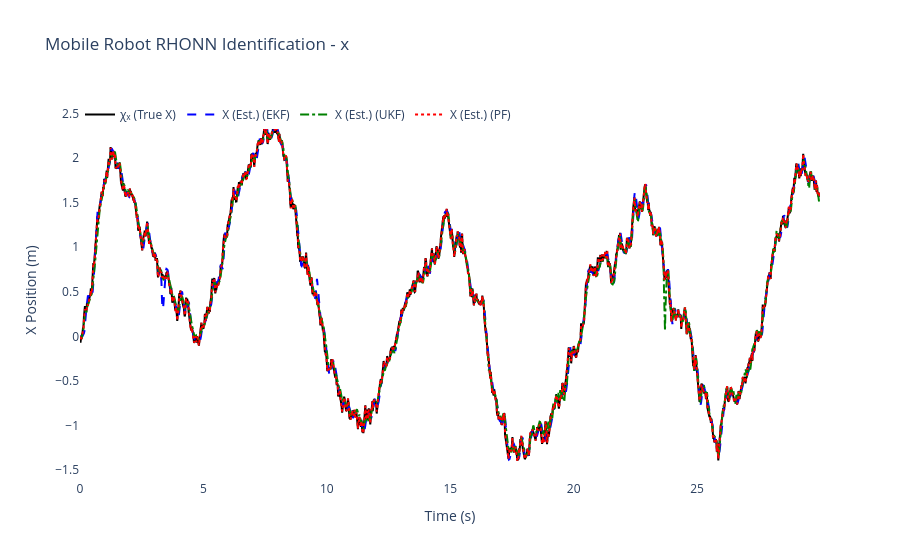
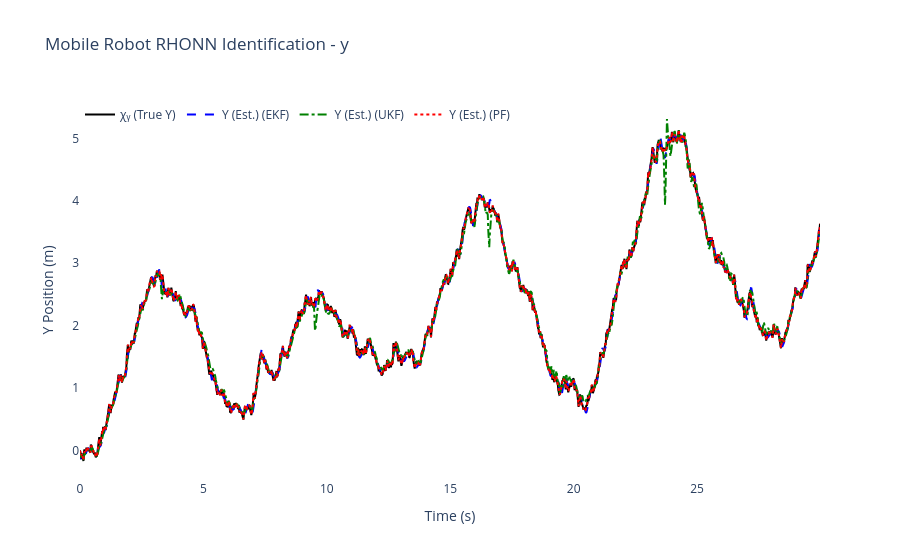
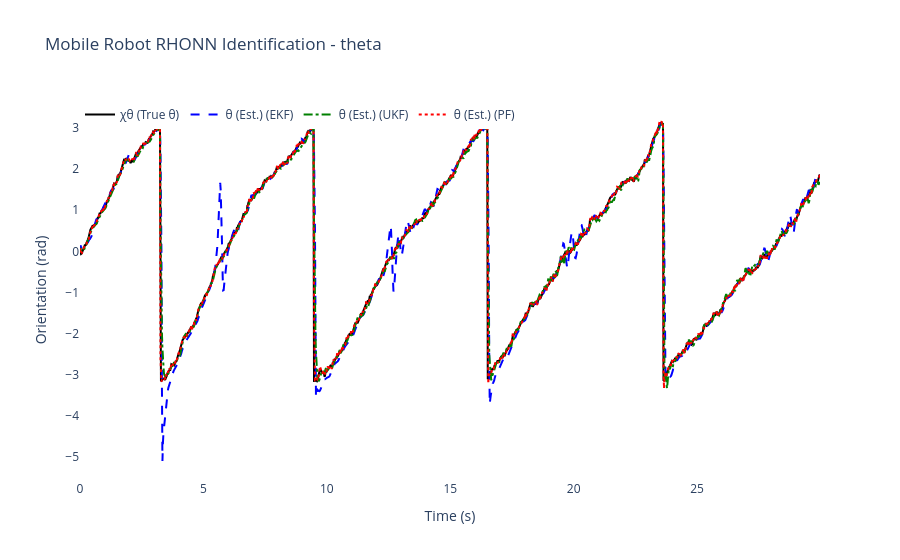
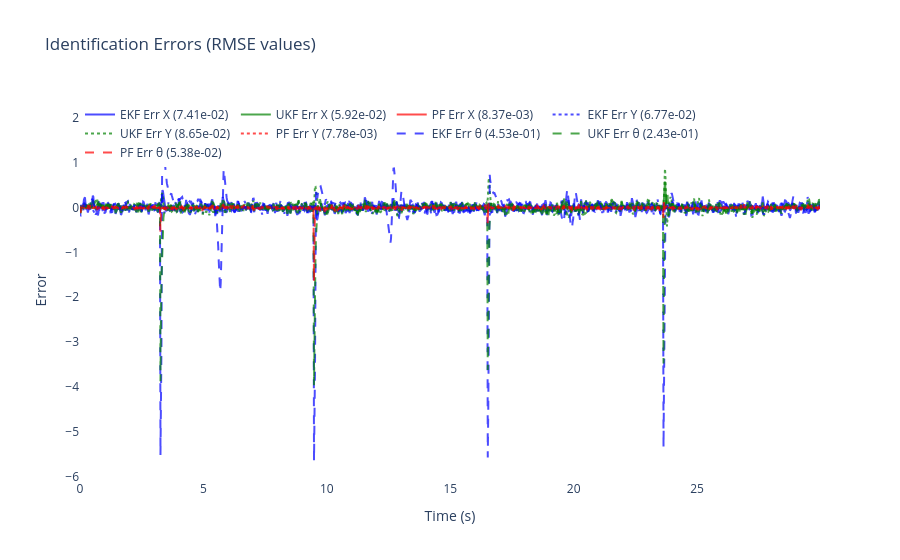

The notebook cell saved with these charts, in order:
### Code cell
# ============================================================
# 6) Results & plots for Differential Drive Mobile Robot
# ============================================================

# compute RMSE per state and per filter
rmse_x_ekf = np.sqrt(np.mean((x_true[:, 0] - x_hat_ekf[:, 0])**2))
rmse_y_ekf = np.sqrt(np.mean((x_true[:, 1] - x_hat_ekf[:, 1])**2))
rmse_theta_ekf = np.sqrt(np.mean((x_true[:, 2] - x_hat_ekf[:, 2])**2))

rmse_x_ukf = np.sqrt(np.mean((x_true[:, 0] - x_hat_ukf[:, 0])**2))
rmse_y_ukf = np.sqrt(np.mean((x_true[:, 1] - x_hat_ukf[:, 1])**2))
rmse_theta_ukf = np.sqrt(np.mean((x_true[:, 2] - x_hat_ukf[:, 2])**2))

rmse_x_pf = np.sqrt(np.mean((x_true[:, 0] - x_hat_pf[:, 0])**2))
rmse_y_pf = np.sqrt(np.mean((x_true[:, 1] - x_hat_pf[:, 1])**2))
rmse_theta_pf = np.sqrt(np.mean((x_true[:, 2] - x_hat_pf[:, 2])**2))

# total RMSE (combined across states)
rmse_total_ekf = np.sqrt(rmse_x_ekf**2 + rmse_y_ekf**2 + rmse_theta_ekf**2)
rmse_total_ukf = np.sqrt(rmse_x_ukf**2 + rmse_y_ukf**2 + rmse_theta_ukf**2)
rmse_total_pf = np.sqrt(rmse_x_pf**2 + rmse_y_pf**2 + rmse_theta_pf**2)
rmse_totals = {'EKF': rmse_total_ekf, 'UKF': rmse_total_ukf, 'PF': rmse_total_pf}
best_filter = min(rmse_totals, key=rmse_totals.get)


print("🎯" + "="*65)
print(f"🏆 MEJOR FILTRO: {best_filter} (RMSE total: {rmse_totals[best_filter]:.6f})")
print(f"🎲 SEMILLA USADA: {RANDOM_SEED}")
print("="*67)


print(f"\nFinal EKF-RHONN Weights:")
for i in range(3):
    state_names = ['x', 'y', 'theta']
    print(f"  Neuron {i+1} ({state_names[i]}): {ekf_trainer.weights[i]}")

print(f"\nFinal UKF-RHONN Weights:")
for i in range(3):
    state_names = ['x', 'y', 'theta']
    print(f"  Neuron {i+1} ({state_names[i]}): {ukf_trainer.weights[i]}")

print(f"\nFinal PF-RHONN Weight Estimates:")
pf_estimates = pf_trainer.get_estimate()
for i in range(3):
    state_names = ['x', 'y', 'theta']
    print(f"  Neuron {i+1} ({state_names[i]}): {pf_estimates[i]}")

print("\n--- Performance Comparison (RMSE) ---")
print(f"EKF RMSE x:     {rmse_x_ekf:.6f}")
print(f"EKF RMSE y:     {rmse_y_ekf:.6f}")
print(f"EKF RMSE theta: {rmse_theta_ekf:.6f}")
print(f"UKF RMSE x:     {rmse_x_ukf:.6f}")
print(f"UKF RMSE y:     {rmse_y_ukf:.6f}")
print(f"UKF RMSE theta: {rmse_theta_ukf:.6f}")
print(f"PF  RMSE x:     {rmse_x_pf:.6f}")
print(f"PF  RMSE y:     {rmse_y_pf:.6f}")
print(f"PF  RMSE theta: {rmse_theta_pf:.6f}")

states_info = [
    {'idx': 0, 'var': 'x', 'desc': 'X Position', 'y_label': 'X Position (m)', 'chi': 'χₓ (True X)', 'x': 'X (Est.)'},
    {'idx': 1, 'var': 'y', 'desc': 'Y Position', 'y_label': 'Y Position (m)', 'chi': 'χᵧ (True Y)', 'x': 'Y (Est.)'},
    {'idx': 2, 'var': 'theta', 'desc': 'Orientation', 'y_label': 'Orientation (rad)', 'chi': 'χθ (True θ)', 'x': 'θ (Est.)'}
]

for state_info in states_info:
    i = state_info['idx']
    trace_plant = go.Scatter(x=t_history, y=x_true[:, i], mode='lines', name=state_info['chi'], line=dict(color='black', width=2))
    trace_ekf = go.Scatter(x=t_history, y=x_hat_ekf[:, i], mode='lines', name=f"{state_info['x']} (EKF)", line=dict(dash='dash', color='blue'))
    trace_ukf = go.Scatter(x=t_history, y=x_hat_ukf[:, i], mode='lines', name=f"{state_info['x']} (UKF)", line=dict(dash='dashdot', color='green'))
    trace_pf = go.Scatter(x=t_history, y=x_hat_pf[:, i], mode='lines', name=f"{state_info['x']} (PF)", line=dict(dash='dot', color='red'))
    fig = go.Figure([trace_plant, trace_ekf, trace_ukf, trace_pf])
    fig.update_layout(title=f'Mobile Robot RHONN Identification - {state_info["var"]}', xaxis_title='Time (s)', yaxis_title=state_info['y_label'], legend=dict(x=0, y=1, orientation='h'), font=dict(size=12), plot_bgcolor='white', paper_bgcolor='white')
    fig.show()

error_x_ekf = x_true[:, 0] - x_hat_ekf[:, 0]
error_y_ekf = x_true[:, 1] - x_hat_ekf[:, 1]
error_theta_ekf = x_true[:, 2] - x_hat_ekf[:, 2]
error_x_ukf = x_true[:, 0] - x_hat_ukf[:, 0]
error_y_ukf = x_true[:, 1] - x_hat_ukf[:, 1]
error_theta_ukf = x_true[:, 2] - x_hat_ukf[:, 2]
error_x_pf = x_true[:, 0] - x_hat_pf[:, 0]
error_y_pf = x_true[:, 1] - x_hat_pf[:, 1]
error_theta_pf = x_true[:, 2] - x_hat_pf[:, 2]

fig2 = go.Figure()
fig2.add_trace(go.Scatter(x=t_history, y=error_x_ekf, mode='lines', name=f'EKF Err X ({rmse_x_ekf:.2e})', opacity=0.7, line=dict(color='blue')))
fig2.add_trace(go.Scatter(x=t_history, y=error_x_ukf, mode='lines', name=f'UKF Err X ({rmse_x_ukf:.2e})', opacity=0.7, line=dict(color='green')))
fig2.add_trace(go.Scatter(x=t_history, y=error_x_pf, mode='lines', name=f'PF Err X ({rmse_x_pf:.2e})', opacity=0.7, line=dict(color='red')))
fig2.add_trace(go.Scatter(x=t_history, y=error_y_ekf, mode='lines', name=f'EKF Err Y ({rmse_y_ekf:.2e})', opacity=0.7, line=dict(color='blue', dash='dot')))
fig2.add_trace(go.Scatter(x=t_history, y=error_y_ukf, mode='lines', name=f'UKF Err Y ({rmse_y_ukf:.2e})', opacity=0.7, line=dict(color='green', dash='dot')))
fig2.add_trace(go.Scatter(x=t_history, y=error_y_pf, mode='lines', name=f'PF Err Y ({rmse_y_pf:.2e})', opacity=0.7, line=dict(color='red', dash='dot')))
fig2.add_trace(go.Scatter(x=t_history, y=error_theta_ekf, mode='lines', name=f'EKF Err θ ({rmse_theta_ekf:.2e})', opacity=0.7, line=dict(color='blue', dash='dash')))
fig2.add_trace(go.Scatter(x=t_history, y=error_theta_ukf, mode='lines', name=f'UKF Err θ ({rmse_theta_ukf:.2e})', opacity=0.7, line=dict(color='green', dash='dash')))
fig2.add_trace(go.Scatter(x=t_history, y=error_theta_pf, mode='lines', name=f'PF Err θ ({rmse_theta_pf:.2e})', opacity=0.7, line=dict(color='red', dash='dash')))
fig2.update_layout(title='Identification Errors (RMSE values)', xaxis_title='Time (s)', yaxis_title='Error', legend=dict(x=0, y=1, orientation='h'), font=dict(size=12), plot_bgcolor='white', paper_bgcolor='white')
fig2.show()

# 2D Trajectory plot
fig_trajectory = go.Figure()
fig_trajectory.add_trace(go.Scatter(x=x_true[:, 0], y=x_true[:, 1], mode='lines', name='True', line=dict(color='black', width=3)))
fig_trajectory.add_trace(go.Scatter(x=x_hat_ekf[:, 0], y=x_hat_ekf[:, 1], mode='lines', name='EKF', line=dict(color='blue', width=2, dash='dash')))
fig_trajectory.add_trace(go.Scatter(x=x_hat_ukf[:, 0], y=x_hat_ukf[:, 1], mode='lines', name='UKF', line=dict(color='green', width=2, dash='dashdot')))
fig_trajectory.add_trace(go.Scatter(x=x_hat_pf[:, 0], y=x_hat_pf[:, 1], mode='lines', name='PF', line=dict(color='red', width=2, dash='dot')))
fig_trajectory.add_trace(go.Scatter(x=[x_true[0, 0]], y=[x_true[0, 1]], mode='markers', name='Start', marker=dict(color='green', size=10, symbol='star')))
fig_trajectory.add_trace(go.Scatter(x=[x_true[-1, 0]], y=[x_true[-1, 1]], mode='markers', name='End', marker=dict(color='red', size=10, symbol='square')))
fig_trajectory.update_layout(title='Trajectory Comparison (Optimized Params)', xaxis_title='X (m)', yaxis_title='Y (m)', font=dict(size=12), plot_bgcolor='white', paper_bgcolor='white', showlegend=True)
fig_trajectory.show()


# === RESUMEN DE RENDIMIENTO CON SEMILLA ===
print("\n📊 RMSE Desglosado por Filtro:")
print(f"   EKF: {rmse_total_ekf:.6f}  |  UKF: {rmse_total_ukf:.6f}  |  PF: {rmse_total_pf:.6f}")
print(f"\n💡 Para reproducir estos resultados:")
print(f"   Principal: RANDOM_SEED = {RANDOM_SEED}")
print(f"   DE Optim.: DE_SEED = {(RANDOM_SEED + 12345) % 100000}")
print(f"   (Cambia línea 8 en celda 4 para usar semilla principal)")

# --- Parameter summary ---
print("\n--- Optimized Parameter Summary ---")
print(f"EKF params: Q={ekf_trainer.Q[0][0,0]:.3e} R={ekf_trainer.R[0][0]:.3e} P0~{ekf_trainer.P[0][0,0]:.3e} eta={ekf_trainer.eta:.3f}")
print(f"UKF params: alpha={ukf_trainer.alpha:.3e} eta={ukf_trainer.eta:.3f} Qdiag={ukf_trainer.Q[0][0,0]:.3e} R={ukf_trainer.R[0][0]:.3e}")
print(f"PF params: Q_std={pf_trainer.Q_std} R_std={pf_trainer.R_std} ESS_th={pf_trainer.ess_threshold:.1f} n_particles={pf_trainer.n_particles}")

print("\nOptimization + simulation complete.")

### Figure 1 — Plotly figure (JSON) as saved in the notebook; plotly's stock layout.template omitted (floating-point values rounded to 4 significant figures; data arrays with more than 128 entries replaced by an {"elided": "..."} marker saying what was removed)
{"data": [{"line": {"color": "black", "width": 2}, "mode": "lines", "name": "χₓ (True X)", "type": "scatter", "x": {"elided": "1500 float values"}, "y": {"elided": "1500 float values"}}, {"line": {"color": "blue", "dash": "dash"}, "mode": "lines", "name": "X (Est.) (EKF)", "type": "scatter", "x": {"elided": "1500 float values"}, "y": {"elided": "1500 float values"}}, {"line": {"color": "green", "dash": "dashdot"}, "mode": "lines", "name": "X (Est.) (UKF)", "type": "scatter", "x": {"elided": "1500 float values"}, "y": {"elided": "1500 float values"}}, {"line": {"color": "red", "dash": "dot"}, "mode": "lines", "name": "X (Est.) (PF)", "type": "scatter", "x": {"elided": "1500 float values"}, "y": {"elided": "1500 float values"}}], "layout": {"font": {"size": 12}, "legend": {"orientation": "h", "x": 0, "y": 1}, "paper_bgcolor": "white", "plot_bgcolor": "white", "title": {"text": "Mobile Robot RHONN Identification - x"}, "xaxis": {"title": {"text": "Time (s)"}}, "yaxis": {"title": {"text": "X Position (m)"}}}}

### Figure 2 — Plotly figure (JSON) as saved in the notebook; plotly's stock layout.template omitted (floating-point values rounded to 4 significant figures; data arrays with more than 128 entries replaced by an {"elided": "..."} marker saying what was removed)
{"data": [{"line": {"color": "black", "width": 2}, "mode": "lines", "name": "χᵧ (True Y)", "type": "scatter", "x": {"elided": "1500 float values"}, "y": {"elided": "1500 float values"}}, {"line": {"color": "blue", "dash": "dash"}, "mode": "lines", "name": "Y (Est.) (EKF)", "type": "scatter", "x": {"elided": "1500 float values"}, "y": {"elided": "1500 float values"}}, {"line": {"color": "green", "dash": "dashdot"}, "mode": "lines", "name": "Y (Est.) (UKF)", "type": "scatter", "x": {"elided": "1500 float values"}, "y": {"elided": "1500 float values"}}, {"line": {"color": "red", "dash": "dot"}, "mode": "lines", "name": "Y (Est.) (PF)", "type": "scatter", "x": {"elided": "1500 float values"}, "y": {"elided": "1500 float values"}}], "layout": {"font": {"size": 12}, "legend": {"orientation": "h", "x": 0, "y": 1}, "paper_bgcolor": "white", "plot_bgcolor": "white", "title": {"text": "Mobile Robot RHONN Identification - y"}, "xaxis": {"title": {"text": "Time (s)"}}, "yaxis": {"title": {"text": "Y Position (m)"}}}}

### Figure 3 — Plotly figure (JSON) as saved in the notebook; plotly's stock layout.template omitted (floating-point values rounded to 4 significant figures; data arrays with more than 128 entries replaced by an {"elided": "..."} marker saying what was removed)
{"data": [{"line": {"color": "black", "width": 2}, "mode": "lines", "name": "χθ (True θ)", "type": "scatter", "x": {"elided": "1500 float values"}, "y": {"elided": "1500 float values"}}, {"line": {"color": "blue", "dash": "dash"}, "mode": "lines", "name": "θ (Est.) (EKF)", "type": "scatter", "x": {"elided": "1500 float values"}, "y": {"elided": "1500 float values"}}, {"line": {"color": "green", "dash": "dashdot"}, "mode": "lines", "name": "θ (Est.) (UKF)", "type": "scatter", "x": {"elided": "1500 float values"}, "y": {"elided": "1500 float values"}}, {"line": {"color": "red", "dash": "dot"}, "mode": "lines", "name": "θ (Est.) (PF)", "type": "scatter", "x": {"elided": "1500 float values"}, "y": {"elided": "1500 float values"}}], "layout": {"font": {"size": 12}, "legend": {"orientation": "h", "x": 0, "y": 1}, "paper_bgcolor": "white", "plot_bgcolor": "white", "title": {"text": "Mobile Robot RHONN Identification - theta"}, "xaxis": {"title": {"text": "Time (s)"}}, "yaxis": {"title": {"text": "Orientation (rad)"}}}}

### Figure 4 — Plotly figure (JSON) as saved in the notebook; plotly's stock layout.template omitted (floating-point values rounded to 4 significant figures; data arrays with more than 128 entries replaced by an {"elided": "..."} marker saying what was removed)
{"data": [{"line": {"color": "blue"}, "mode": "lines", "name": "EKF Err X (7.41e-02)", "opacity": 0.7, "type": "scatter", "x": {"elided": "1500 float values"}, "y": {"elided": "1500 float values"}}, {"line": {"color": "green"}, "mode": "lines", "name": "UKF Err X (5.92e-02)", "opacity": 0.7, "type": "scatter", "x": {"elided": "1500 float values"}, "y": {"elided": "1500 float values"}}, {"line": {"color": "red"}, "mode": "lines", "name": "PF Err X (8.37e-03)", "opacity": 0.7, "type": "scatter", "x": {"elided": "1500 float values"}, "y": {"elided": "1500 float values"}}, {"line": {"color": "blue", "dash": "dot"}, "mode": "lines", "name": "EKF Err Y (6.77e-02)", "opacity": 0.7, "type": "scatter", "x": {"elided": "1500 float values"}, "y": {"elided": "1500 float values"}}, {"line": {"color": "green", "dash": "dot"}, "mode": "lines", "name": "UKF Err Y (8.65e-02)", "opacity": 0.7, "type": "scatter", "x": {"elided": "1500 float values"}, "y": {"elided": "1500 float values"}}, {"line": {"color": "red", "dash": "dot"}, "mode": "lines", "name": "PF Err Y (7.78e-03)", "opacity": 0.7, "type": "scatter", "x": {"elided": "1500 float values"}, "y": {"elided": "1500 float values"}}, {"line": {"color": "blue", "dash": "dash"}, "mode": "lines", "name": "EKF Err θ (4.53e-01)", "opacity": 0.7, "type": "scatter", "x": {"elided": "1500 float values"}, "y": {"elided": "1500 float values"}}, {"line": {"color": "green", "dash": "dash"}, "mode": "lines", "name": "UKF Err θ (2.43e-01)", "opacity": 0.7, "type": "scatter", "x": {"elided": "1500 float values"}, "y": {"elided": "1500 float values"}}, {"line": {"color": "red", "dash": "dash"}, "mode": "lines", "name": "PF Err θ (5.38e-02)", "opacity": 0.7, "type": "scatter", "x": {"elided": "1500 float values"}, "y": {"elided": "1500 float values"}}], "layout": {"font": {"size": 12}, "legend": {"orientation": "h", "x": 0, "y": 1}, "paper_bgcolor": "white", "plot_bgcolor": "white", "title": {"text": "Identification Errors (RMSE values)"}, "xaxis": {"title": {"text": "Time (s)"}}, "yaxis": {"title": {"text": "Error"}}}}
